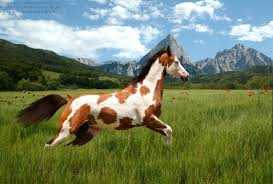
#> input picture lab1/B45_E22CSEU1332_SATVIK_KARAN_LABS/B45_lab_5_E22CSEU1332_SATVIKKARAN/compressed_image.jpeg, 273 x 184 px, given in place of cv_image.jpg, which was not available
$ jupyter execute 'lab6_E22CSEU1332_SATVIK KARAN.ipynb'   (text cells are left out)
#> lines starting #> are read from the running program, lines starting #| are printed output that depends on the picture; after the words box and inside, x2 and y2 are one past the last pixel; in counts of white or black regions, pixels touching at a corner belong together; pictures that were not available may be replaced by others from this repository, and a replacement may not be noted
[cell 1]
import cv2
import numpy as np
import matplotlib.pyplot as plt
from skimage.feature import canny
from skimage.transform import hough_line, hough_line_peaks, hough_circle, hough_circle_peaks
from skimage.draw import circle_perimeter
from skimage.color import rgb2gray
from skimage import data
from tensorflow.keras.models import load_model
from tensorflow.keras.datasets import fashion_mnist, cifar100
from tensorflow.keras.utils import to_categorical

[cell 2]
# Load the image
image = cv2.imread('/content/cv_image.jpg', cv2.IMREAD_GRAYSCALE)
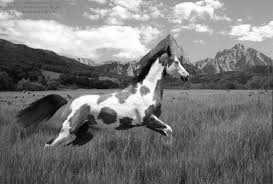
#> image: shape (184, 273); min 0, max 255, mean 121.6

# Apply Canny edge detection
edges = cv2.Canny(image, 100, 200)
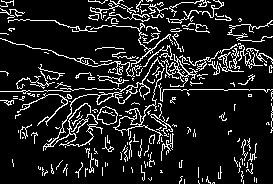
#> edges: shape (184, 273); 12.3% white in thin lines or dots

# Show the edge-detected image
plt.imshow(edges, cmap='gray')
plt.title('Canny Edge Detection')
plt.show()

[cell 3]
# Apply thresholding to segment regions
_, segmented = cv2.threshold(image, 127, 255, cv2.THRESH_BINARY)
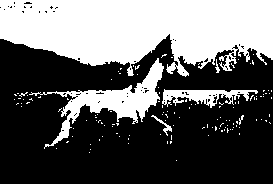
#> segmented: shape (184, 273); 38.6% white; 130 white regions (124 under 20 px), largest, box (x1, y1, x2, y2) and area: (0, 0, 273, 77) 15354, (29, 58, 164, 149) 2733, (162, 89, 258, 108) 862, (151, 115, 172, 136) 84, (215, 59, 220, 73) 29, (239, 115, 244, 125) 21

# Show the segmented image
plt.imshow(segmented, cmap='gray')
plt.title('Region-based Segmentation')
plt.show()

[cell 4]
# Detect lines using Hough Line Transform
lines = cv2.HoughLinesP(edges, 1, np.pi / 180, 100, minLineLength=50, maxLineGap=10)
#> lines = [[67, 89, 272, 89]]

# Draw the lines on the original image
line_image = cv2.cvtColor(image, cv2.COLOR_GRAY2BGR)
for line in lines:
    x1, y1, x2, y2 = line[0]
    cv2.line(line_image, (x1, y1), (x2, y2), (0, 255, 0), 2)
#> this loop made 1 pass
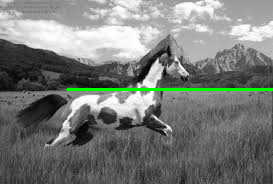
#> line_image: shape (184, 273, 3); mean B, G, R 120.3, 123.4, 120.3

plt.imshow(line_image)
plt.title('Hough Line Transform')
plt.show()

[cell 5]
# Detect circles using Hough Circle Transform
circles = cv2.HoughCircles(image, cv2.HOUGH_GRADIENT, dp=1.2, minDist=30, param1=50, param2=30, minRadius=20, maxRadius=50)
#> circles = 33 rows, first 8: [214.2, 115.8, 49.28], [87, 123, 49.28], [48.6, 120.6, 49.28], [150.6, 130.2, 49.28], [112.2, 101.4, 49.28], [184.2, 112.2, 49.28], [185.4, 57, 49.28], [161.4, 90.6, 44]

# Draw the circles on the original image
if circles is not None:
    circles = np.round(circles[0, :]).astype("int")
#> circles = 33 rows, first 8: [214, 116, 49], [87, 123, 49], [49, 121, 49], [151, 130, 49], [112, 101, 49], [184, 112, 49], [185, 57, 49], [161, 91, 44]
    circle_image = cv2.cvtColor(image, cv2.COLOR_GRAY2BGR)
    for (x, y, r) in circles:
        cv2.circle(circle_image, (x, y), r, (0, 255, 0), 4)
#> this loop made 33 passes
#> (x, y, r) on passes 1 to 12: (214, 116, 49), (87, 123, 49), (49, 121, 49), (151, 130, 49), (112, 101, 49), (184, 112, 49), (185, 57, 49), (161, 91, 44), (109, 61, 49), (79, 87, 48), (212, 76, 47), (121, 137, 40)
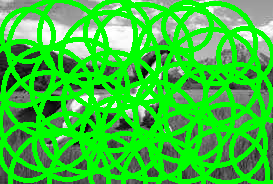
#> circle_image: shape (184, 273, 3); mean B, G, R 54.3, 198.9, 54.3

plt.imshow(circle_image)
plt.title('Hough Circle Transform')
plt.show()

[cell 6]
import cv2
import numpy as np
import os
from keras.applications import ResNet50
from keras.preprocessing import image as keras_image
from keras.applications.resnet50 import preprocess_input, decode_predictions
from google.colab.patches import cv2_imshow  # Import cv2_imshow for displaying images in Colab

# YOLO Object Detection function
def yolo_object_detection(image_path):
    # Check if YOLO files exist
    if not os.path.exists('yolov3.weights') or not os.path.exists('yolov3.cfg'):
        print("Error: YOLO files not found! Please ensure yolov3.weights and yolov3.cfg are in the current directory.")
        return

    # Load YOLO model
    net = cv2.dnn.readNet('yolov3.weights', 'yolov3.cfg')
    layer_names = net.getLayerNames()
    output_layers = [layer_names[i - 1] for i in net.getUnconnectedOutLayers()]

    # Read the image
    image = cv2.imread(image_path)
    if image is None:
        print(f"Error: Image at {image_path} not found.")
        return

    # Prepare image for YOLO
    blob = cv2.dnn.blobFromImage(image, 0.00392, (416, 416), (0, 0, 0), True, crop=False)
    net.setInput(blob)
    outs = net.forward(output_layers)

    # Processing YOLO output
    height, width, channels = image.shape
    class_ids = []
    confidences = []
    boxes = []

    for out in outs:
        for detection in out:
            scores = detection[5:]
            class_id = np.argmax(scores)
            confidence = scores[class_id]
            if confidence > 0.5:  # Confidence threshold
                center_x = int(detection[0] * width)
                center_y = int(detection[1] * height)
                w = int(detection[2] * width)
                h = int(detection[3] * height)
                x = int(center_x - w / 2)
                y = int(center_y - h / 2)

                # Append values for the final bounding box
                boxes.append([x, y, w, h])
                confidences.append(float(confidence))
                class_ids.append(class_id)

    # Apply non-maxima suppression to remove redundant boxes
    indices = cv2.dnn.NMSBoxes(boxes, confidences, 0.5, 0.4)
    for i in indices.flatten():
        x, y, w, h = boxes[i]
        cv2.rectangle(image, (x, y), (x + w, y + h), (0, 255, 0), 2)

    # Use cv2_imshow for displaying the image in Colab
    cv2_imshow(image)  # Show the image in Colab
    cv2.waitKey(0)
    cv2.destroyAllWindows()

# RCNN Object Detection function using ResNet50
def rcnn_object_detection(image_path):
    # Read the image
#> called with image_path = '/content/cv_image.jpg'
    image = cv2.imread(image_path)
#> image is the input picture: shape (184, 273, 3); mean B, G, R 99.8, 128.5, 116.3
    if image is None:
        print(f"Error: Image at {image_path} not found.")
        return

    # Convert to grayscale (used for regions in RCNN)
    gray = cv2.cvtColor(image, cv2.COLOR_BGR2GRAY)
    regions = []  # List to store regions for object detection

    # Example of dividing the image into regions (50x50 pixel blocks)
    for i in range(0, image.shape[0], 50):
        for j in range(0, image.shape[1], 50):
            region = image[i:i+50, j:j+50]
            if region.shape[0] != 50 or region.shape[1] != 50:
                continue
            regions.append(region)
#> after the loop, regions = 15 items

    # Load pre-trained ResNet50 model for feature extraction
    model = ResNet50(weights='imagenet')

    for region in regions:
        # Pre-process the region for the model
        region_resized = cv2.resize(region, (224, 224))
        img_array = keras_image.img_to_array(region_resized)
        img_array = np.expand_dims(img_array, axis=0)
        img_array = preprocess_input(img_array)

        # Predict using the CNN (ResNet50)
        preds = model.predict(img_array)

        # Decode predictions and get the class with highest probability
        decoded_preds = decode_predictions(preds, top=1)[0]
        label = decoded_preds[0][1]  # Class name
        print(f"Predicted class for region: {label}")

        # Draw bounding box and label on the image
        cv2.rectangle(image, (i, j), (i + 50, j + 50), (255, 0, 0), 2)
        cv2.putText(image, label, (i, j-10), cv2.FONT_HERSHEY_SIMPLEX, 0.5, (255, 0, 0), 2)

    # Use cv2_imshow for displaying the image in Colab
    cv2_imshow(image)  # Show the image in Colab
    cv2.waitKey(0)
    cv2.destroyAllWindows()

# Main Function to run detection
def main():
    # Provide valid image path (Update this path)
    image_path = '/content/cv_image.jpg'  # Replace with the correct image path

    # Run YOLO object detection
    print("Running YOLO object detection...")
    yolo_object_detection(image_path)

    # Run RCNN object detection
    print("Running RCNN object detection...")
    rcnn_object_detection(image_path)
#> (the call stopped at in rcnn_object_detection, `model = ResNet50(weights='imagenet')`: keras is not available in this run)

if __name__ == "__main__":
    main()
